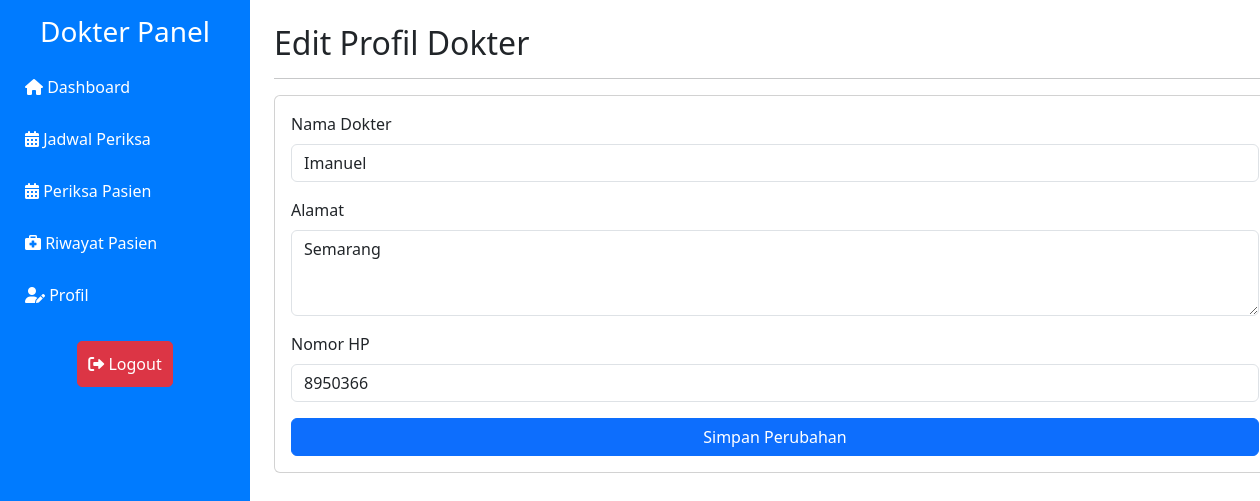
/dokter/editdok.php (signed in), run on an earlier commit of the app's database.
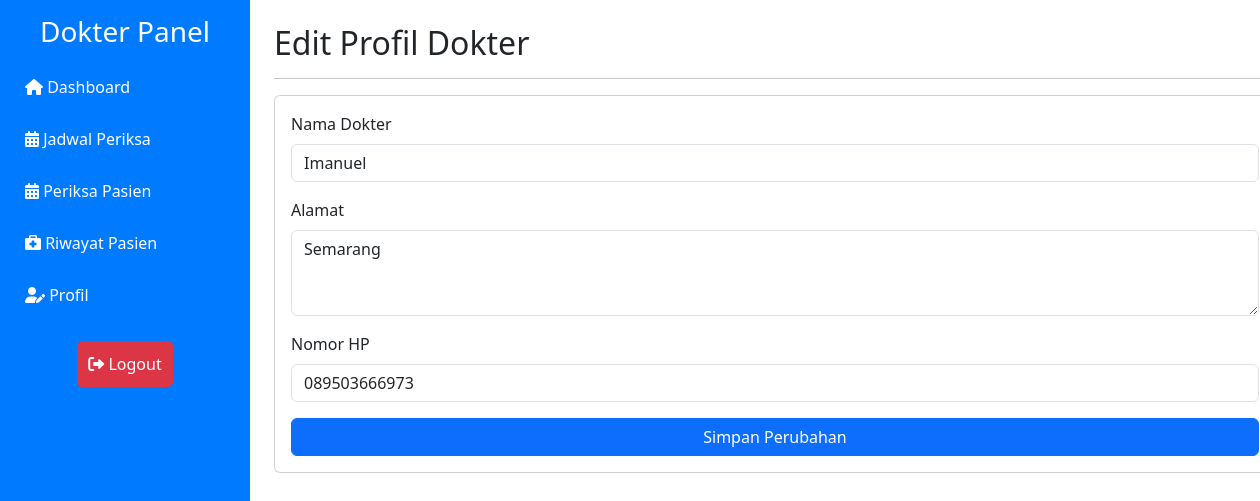
And on a later commit of the database.
### tables this page shows
CREATE TABLE `dokter` (
  `id_dokter` int NOT NULL,
  `nama_dokter` varchar(255) NOT NULL,
  `alamat` varchar(255) DEFAULT NULL,
  `no_hp` varchar(15) NOT NULL,
  `id_poli` int NOT NULL
);

### dokter/editdok.php (the view, shortened to what this page needs)
<?php
include('../includes/db.php');
$id_dokter = $_SESSION['user_id'];
$query = "SELECT * FROM Dokter WHERE id_dokter = $id_dokter";
$result = mysqli_query($conn, $query);
$dokter = mysqli_fetch_assoc($result);
?>
<!DOCTYPE html>
<html lang="en">
<head>
    <link href="https://cdn.jsdelivr.net/npm/bootstrap@5.3.0-alpha3/dist/css/bootstrap.min.css" rel="stylesheet">
    <link rel="stylesheet" href="https://cdnjs.cloudflare.com/ajax/libs/font-awesome/6.0.0-beta3/css/all.min.css">
    <link href="../assets/style.css" rel="stylesheet">
</head>
<body>
    <div class="container-fluid">
        <div class="row">
            <div class="sidebar d-md-block" id="sidebar">
                <h3 class="text-center mb-3">Dokter Panel</h3>
                <a href="dokterdas.php" class="text-white mb-2"><i class="fas fa-home"></i> Dashboard</a>
                <a href="jadwal-periksa.php" class="text-white mb-2"><i class="fas fa-calendar-alt"></i> Jadwal Periksa</a>
                <a href="memeriksa.php" class="text-white mb-2"><i class="fas fa-calendar-alt"></i> Periksa Pasien</a>
                <a href="riwayat-pasien.php" class="text-white mb-2"><i class="fa-solid fa-briefcase-medical" style="color: #ffffff;"></i></i> Riwayat Pasien</a>
                <a href="editdok.php" class="text-white mb-2"><i class="fas fa-user-edit"></i> Profil</a>
                <div class="logout mt-auto">
                    <a href="../logout.php" class="text-white btn btn-danger mt-3 text-center"><i class="fas fa-sign-out-alt"></i> Logout</a>
                </div>
            </div>
            <div class="col-md-9 col-lg-10 content p-4">
                <h2>Edit Profil Dokter</h2>
                <hr>
                <div class="card">
                    <div class="card-body">
                        <form method="POST">
                            <div class="mb-3">
                                <label for="nama_dokter" class="form-label">Nama Dokter</label>
                                <input type="text" name="nama_dokter" id="nama_dokter" class="form-control"
                                    value="<?= htmlspecialchars($dokter['nama_dokter']) ?>" required>
                            </div>
                            <div class="mb-3">
                                <label for="alamat" class="form-label">Alamat</label>
                                <textarea name="alamat" id="alamat" class="form-control" rows="3" required><?= htmlspecialchars($dokter['alamat']) ?></textarea>
                            </div>
                            <div class="mb-3">
                                <label for="no_hp" class="form-label">Nomor HP</label>
                                <input type="text" name="no_hp" id="no_hp" class="form-control"
                                    value="<?= htmlspecialchars($dokter['no_hp']) ?>" required>
                            </div>
                            <button type="submit" class="btn btn-primary w-100">Simpan Perubahan</button>
                        </form>
                    </div>
                </div>
            </div>
        </div>
    </div>
</body>
</html>

What changed in the data, as far as the page shows it:
changed dokter "Imanuel": no_hp "8950366" → "089503666973"
